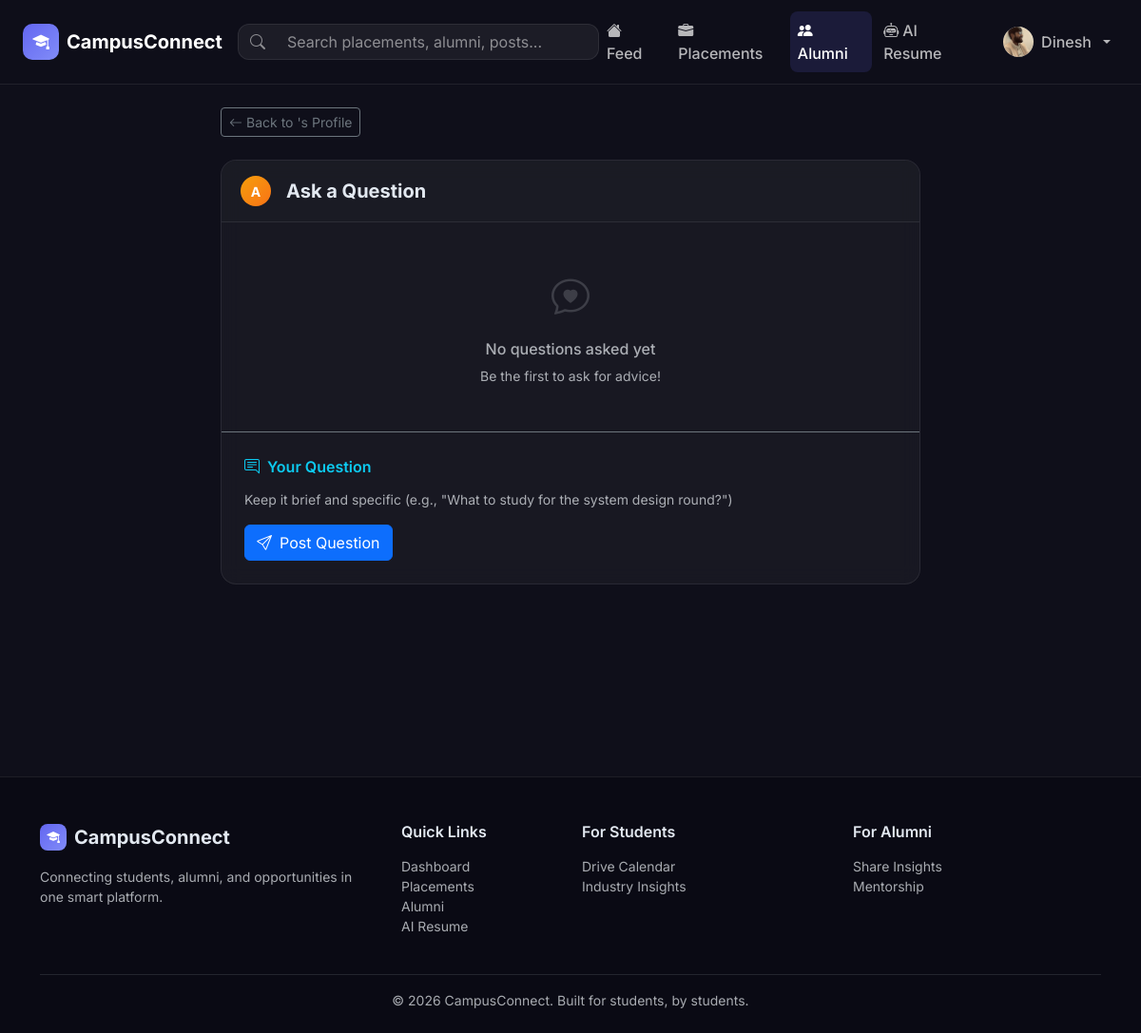
/alumni/queries/ (signed in), run on the app's committed database.
### accounts/models.py (models this page shows, shortened)
class UserProfile(AbstractUser):
    USER_TYPE_CHOICES = [
        ('student', 'Student'),
        ('alumni', 'Alumni'),
        ('admin', 'Admin'),
    ]
    BRANCH_CHOICES = [
        ('CSE', 'Computer Science & Engineering'),
        ('ECE', 'Electronics & Communication Engineering'),
        ('EEE', 'Electrical & Electronics Engineering'),
        ('ME', 'Mechanical Engineering'),
        ('CE', 'Civil Engineering'),
        ('IT', 'Information Technology'),
        ('CHE', 'Chemical Engineering'),
        ('BT', 'Biotechnology'),
        ('OTHER', 'Other'),
    ]
    user_type = models.CharField(max_length=10, choices=USER_TYPE_CHOICES, default='student')
    profile_pic = models.ImageField(upload_to='profile_pics/', null=True, blank=True)
    bio = models.TextField(blank=True, max_length=500)
    branch = models.CharField(max_length=10, choices=BRANCH_CHOICES, blank=True)
    semester = models.IntegerField(null=True, blank=True)  # for students
    graduation_year = models.IntegerField(null=True, blank=True)  # for alumni
    current_company = models.CharField(max_length=200, blank=True)  # for alumni
    current_role = models.CharField(max_length=200, blank=True)  # for alumni
    skills = models.ManyToManyField(Skill, blank=True)
    resume = models.FileField(upload_to='resumes/', null=True, blank=True)
    github_url = models.URLField(blank=True)
    linkedin_url = models.URLField(blank=True)
    portfolio_url = models.URLField(blank=True)
    is_verified = models.BooleanField(default=False)
    profile_completed = models.BooleanField(default=False)
    college_email = models.EmailField(blank=True)
    cgpa = models.DecimalField(max_digits=4, decimal_places=2, null=True, blank=True)
    @property
    def is_alumni(self):
        return self.user_type == 'alumni'

### alumni/views.py (the view)
# urls.py: path('queries/', views.my_queries, name='my_queries'),
@login_required
def my_queries(request):
    if request.user.is_alumni:
        queries = AlumniQuery.objects.filter(to_alumni=request.user)
    else:
        queries = AlumniQuery.objects.filter(from_user=request.user)
    return render(request, 'alumni/queries.html', {'queries': queries})

### templates/alumni/queries.html (shortened to what this page needs)
{% extends 'base.html' %}
{% load crispy_forms_tags %}
{% block content %}
<div class="container py-4">
  <div class="row justify-content-center">
    <div class="col-lg-8">
      <a href="{% url 'accounts:profile' alumni.pk %}" class="btn btn-sm btn-outline-secondary mb-4">
        <i class="bi bi-arrow-left me-1"></i>Back to {{ alumni.first_name }}'s Profile
      </a>
      <div class="cc-card mb-4 overflow-hidden">
        <div class="cc-card-header bg-dark bg-opacity-25 py-3">
          <div class="d-flex align-items-center gap-3">
            <div class="avatar-placeholder-sm" style="background: linear-gradient(135deg, #f59e0b, #f97316)">{{ alumni.first_name|first|upper|default:"A" }}</div>
            <h5 class="fw-bold mb-0">Ask {{ alumni.first_name }} a Question</h5>
          </div>
        </div>
        <div class="card-body p-0">
          {% for q in queries %}
          <div class="p-4 border-bottom border-secondary" style="background: rgba(255,255,255,0.02)">
            <div class="d-flex gap-3 mb-3">
              <div class="avatar-placeholder-sm opacity-75">{{ q.from_user.first_name|first|upper|default:"U" }}</div>
              <div class="flex-grow-1">
                <div class="fw-semibold small">{{ q.from_user.get_full_name|default:q.from_user.username }} <span class="text-muted fw-normal ms-2">{{ q.created_at|date:"M j, Y" }}</span></div>
                <p class="mb-0 mt-1">{{ q.question }}</p>
              </div>
            </div>
            {% if q.answer %}
            <div class="d-flex gap-3 ms-md-5 p-3 rounded border border-warning border-opacity-25" style="background: rgba(245,158,11,0.05)">
              <div class="flex-grow-1">
                <div class="d-flex justify-content-between align-items-center mb-1">
                  <div class="fw-semibold text-warning small"><i class="bi bi-reply-fill me-1"></i>{{ alumni.first_name }} replied</div>
                  {% if q.answered_at %}<small class="text-muted">{{ q.answered_at|date:"M j, Y" }}</small>{% endif %}
                </div>
                <p class="mb-0 text-light mt-1">{{ q.answer }}</p>
              </div>
            </div>
            {% elif user == alumni %}
            <div class="ms-md-5 mt-2">
              <form method="post" action="{% url 'alumni:answer_query' q.pk %}" class="d-flex gap-2">
                {% csrf_token %}
                <input type="text" name="answer" class="form-control form-control-sm border-warning" placeholder="Write your reply..." required>
                <button type="submit" class="btn btn-warning btn-sm text-dark fw-semibold">Reply</button>
              </form>
            </div>
            {% else %}
            <div class="ms-md-5 mt-2 text-muted small"><i class="bi bi-hourglass me-1"></i>Waiting for answer</div>
            {% endif %}
          </div>
          {% empty %}
          <div class="p-5 text-center text-muted">
            <i class="bi bi-chat-heart fs-1 d-block mb-3 opacity-25"></i>
            <h6>No questions asked yet</h6>
            <p class="small mb-0">Be the first to ask {{ alumni.first_name }} for advice!</p>
          </div>
          {% endfor %}
        </div>
        {% if user.is_authenticated and user != alumni %}
        <div class="card-footer p-4 border-top border-secondary">
          <form method="post">
            <div class="mb-3">
              <label class="form-label fw-semibold text-info"><i class="bi bi-chat-right-text me-2"></i>Your Question</label>
              <div class="form-text text-muted">Keep it brief and specific (e.g., "What to study for the system design round?")</div>
            </div>
            <button type="submit" class="btn btn-primary"><i class="bi bi-send me-2"></i>Post Question</button>
          </form>
        </div>
        {% endif %}
      </div>
    </div>
  </div>
</div>
{% endblock %}

### templates/base.html (shortened to what this page needs)
{% load static %}
<!DOCTYPE html>
<html lang="en" data-bs-theme="dark">
<head>
  <link rel="stylesheet" href="https://cdn.jsdelivr.net/npm/bootstrap@5.3.2/dist/css/bootstrap.min.css" />
  <link rel="stylesheet" href="https://cdn.jsdelivr.net/npm/bootstrap-icons@1.11.3/font/bootstrap-icons.min.css" />
  <link rel="stylesheet" href="{% static 'css/custom.css' %}" />
</head>
<body>
<nav class="navbar navbar-expand-lg navbar-dark sticky-top cc-navbar">
  <div class="container-fluid px-4">
    <a class="navbar-brand d-flex align-items-center gap-2 fw-bold" href="{% url 'dashboard:home' %}">
      <div class="brand-icon"><i class="bi bi-mortarboard-fill"></i></div>
      CampusConnect
    </a>
    <div class="collapse navbar-collapse" id="navbarMain">
      <form class="d-flex mx-auto search-form" action="{% url 'dashboard:search' %}" method="get">
        <div class="input-group search-bar">
          <span class="input-group-text bg-transparent border-0"><i class="bi bi-search"></i></span>
          <input type="search" name="q" class="form-control bg-transparent border-0"
                 placeholder="Search placements, alumni, posts..."
                 value="{{ request.GET.q }}" />
        </div>
      </form>
      <ul class="navbar-nav ms-auto align-items-center gap-1">
        <li class="nav-item">
          <a class="nav-link {% if request.resolver_match.namespace == 'dashboard' %}active{% endif %}"
             href="{% url 'dashboard:feed' %}">
            <i class="bi bi-house-fill me-1"></i>Feed
          </a>
        </li>
        <li class="nav-item">
          <a class="nav-link {% if request.resolver_match.namespace == 'placements' %}active{% endif %}"
             href="{% url 'placements:list' %}">
            <i class="bi bi-briefcase-fill me-1"></i>Placements
          </a>
        </li>
        <li class="nav-item">
          <a class="nav-link {% if request.resolver_match.namespace == 'alumni' %}active{% endif %}"
             href="{% url 'alumni:directory' %}">
            <i class="bi bi-people-fill me-1"></i>Alumni
          </a>
        </li>
        <li class="nav-item">
          <a class="nav-link {% if request.resolver_match.namespace == 'resume_analyzer' %}active{% endif %}"
             href="{% url 'resume_analyzer:upload' %}">
            <i class="bi bi-robot me-1"></i>AI Resume
          </a>
        </li>
        {% if user.is_authenticated %}
        <li class="nav-item dropdown ms-2">
          <a class="nav-link dropdown-toggle d-flex align-items-center gap-2" href="#" data-bs-toggle="dropdown">
            {% if user.profile_pic %}
              <img src="{{ user.profile_pic.url }}" class="avatar-sm rounded-circle" alt="{{ user.username }}" />
            {% else %}
              <div class="avatar-placeholder-sm"><i class="bi bi-person-fill"></i></div>
            {% endif %}
            <span class="d-none d-lg-inline">{{ user.first_name|default:user.username }}</span>
          </a>
        </li>
        {% endif %}
      </ul>
    </div>
  </div>
</nav>
<main class="main-content">
  {% block content %}{% endblock %}
</main>
<footer class="cc-footer mt-5">
  <div class="container">
    <div class="row g-4">
      <div class="col-md-4">
        <div class="d-flex align-items-center gap-2 mb-3">
          <div class="brand-icon-sm"><i class="bi bi-mortarboard-fill"></i></div>
          <span class="fw-bold fs-5">CampusConnect</span>
        </div>
        <p class="text-muted small">Connecting students, alumni, and opportunities in one smart platform.</p>
      </div>
      <div class="col-md-2">
        <h6 class="fw-semibold mb-3">Quick Links</h6>
        <ul class="list-unstyled small">
          <li><a href="{% url 'dashboard:feed' %}" class="text-muted footer-link">Dashboard</a></li>
          <li><a href="{% url 'placements:list' %}" class="text-muted footer-link">Placements</a></li>
          <li><a href="{% url 'alumni:directory' %}" class="text-muted footer-link">Alumni</a></li>
          <li><a href="{% url 'resume_analyzer:upload' %}" class="text-muted footer-link">AI Resume</a></li>
        </ul>
      </div>
      <div class="col-md-3">
        <h6 class="fw-semibold mb-3">For Students</h6>
        <ul class="list-unstyled small">
          <li><a href="{% url 'placements:calendar' %}" class="text-muted footer-link">Drive Calendar</a></li>
          <li><a href="{% url 'alumni:post_list' %}" class="text-muted footer-link">Industry Insights</a></li>
        </ul>
      </div>
      <div class="col-md-3">
        <h6 class="fw-semibold mb-3">For Alumni</h6>
        <ul class="list-unstyled small">
          <li><a href="{% url 'alumni:post_create' %}" class="text-muted footer-link">Share Insights</a></li>
          <li><a href="{% url 'alumni:my_mentorship' %}" class="text-muted footer-link">Mentorship</a></li>
        </ul>
      </div>
    </div>
    <hr class="border-secondary mt-4" />
    <p class="text-center text-muted small mb-0">© 2026 CampusConnect. Built for students, by students.</p>
  </div>
</footer>
</body>
</html>

### static/css/custom.css (style rules this page uses)
:root { --cc-primary: #6366f1; --cc-primary-dark: #4f46e5; --cc-accent: #22c55e; --cc-warning: #f59e0b; --cc-danger: #ef4444; --cc-surface: #1a1a2e; --cc-surface-2: #16213e; --cc-card-bg: rgba(255, 255, 255, 0.04); --cc-border: rgba(255, 255, 255, 0.08); --cc-text-muted: rgba(255, 255, 255, 0.5); }
* { box-sizing: border-box; }
body { font-family: 'Inter', sans-serif; background: #0f0f1a; color: #e2e8f0; min-height: 100vh; }
.cc-navbar { background: rgba(15, 15, 26, 0.95) !important; backdrop-filter: blur(20px); border-bottom: 1px solid var(--cc-border); padding: 0.75rem 0; }
.brand-icon { width: 38px; height: 38px; background: linear-gradient(135deg, var(--cc-primary), #818cf8); border-radius: 10px; display: inline-flex; align-items: center; justify-content: center; color: white; font-size: 1.1rem; }
.brand-icon-sm { width: 28px; height: 28px; background: linear-gradient(135deg, var(--cc-primary), #818cf8); border-radius: 8px; display: inline-flex; align-items: center; justify-content: center; color: white; font-size: 0.85rem; }
.search-form { max-width: 380px; width: 100%; }
.search-bar { background: rgba(255,255,255,0.06); border: 1px solid var(--cc-border); border-radius: 12px; overflow: hidden; }
.search-bar .form-control { background: transparent; color: white; border: none; }
.search-bar .input-group-text { color: var(--cc-text-muted); }
.nav-link { color: rgba(255,255,255,0.7) !important; font-weight: 500; border-radius: 8px; transition: all 0.2s; }
.nav-link:hover, .nav-link.active { color: white !important; background: rgba(99,102,241,0.15); }
.main-content { min-height: calc(100vh - 120px); }
.cc-card { background: var(--cc-card-bg); border: 1px solid var(--cc-border); border-radius: 16px; backdrop-filter: blur(10px); transition: border-color 0.2s, box-shadow 0.2s; }
.cc-card-header { display: flex; justify-content: space-between; align-items: center; padding: 1rem 1.25rem; border-bottom: 1px solid var(--cc-border); }
.avatar-sm { width: 32px; height: 32px; object-fit: cover; }
.avatar-placeholder-sm { width: 32px; height: 32px; border-radius: 50%; background: linear-gradient(135deg, var(--cc-primary), #818cf8); display: flex; align-items: center; justify-content: center; color: white; font-weight: 700; font-size: 0.875rem; flex-shrink: 0; }
.cc-footer { background: #0a0a14; border-top: 1px solid var(--cc-border); padding: 3rem 0 1.5rem; }
.footer-link { text-decoration: none; transition: color 0.2s; }
.form-control, .form-select { background: rgba(255,255,255,0.06); border-color: var(--cc-border); color: #e2e8f0; }
.form-control::placeholder { color: var(--cc-text-muted); }
.input-group-text { background: rgba(255,255,255,0.06); border-color: var(--cc-border); color: var(--cc-text-muted); }

### data on the page
UserProfile: profile_pic (picture), first_name "Dinesh"

### other printed values
{{ alumni.first_name|first|upper|default:"A" }} "A"
